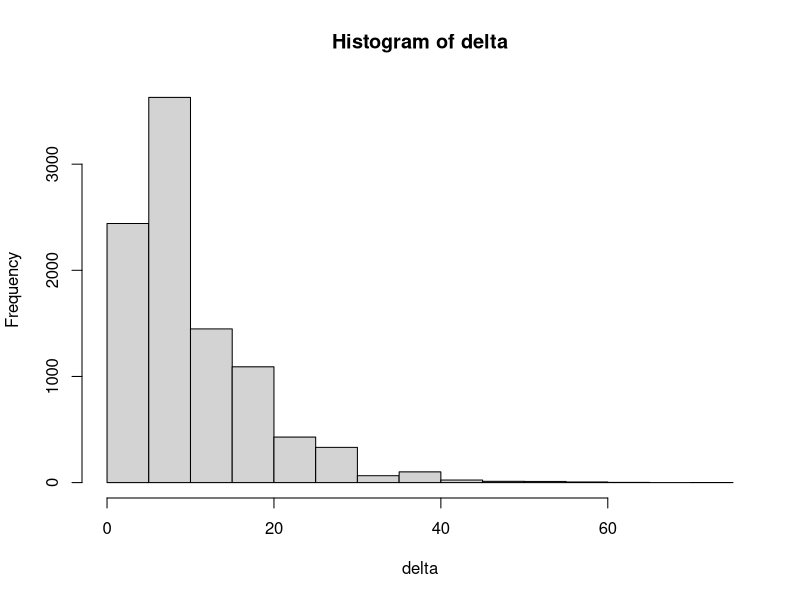

Generate this figure with R:
og <- 100000
pz <- c(2)

for(i in seq(3,og, 2) ) {
	teiler <- FALSE
	for(j in 2:ceiling(sqrt(i))){
	if(i %% j == 0){
		teiler <- TRUE
		}
	}
	if(teiler == FALSE) {
	pz <- c(pz , i)
	}
}
pz

delta <- rep(0 , length(pz))
for(i in 1:length(pz) -1 ){
	delta[i] <- pz[i+1] - pz[i]
}
delta

hist(delta, breaks=20)